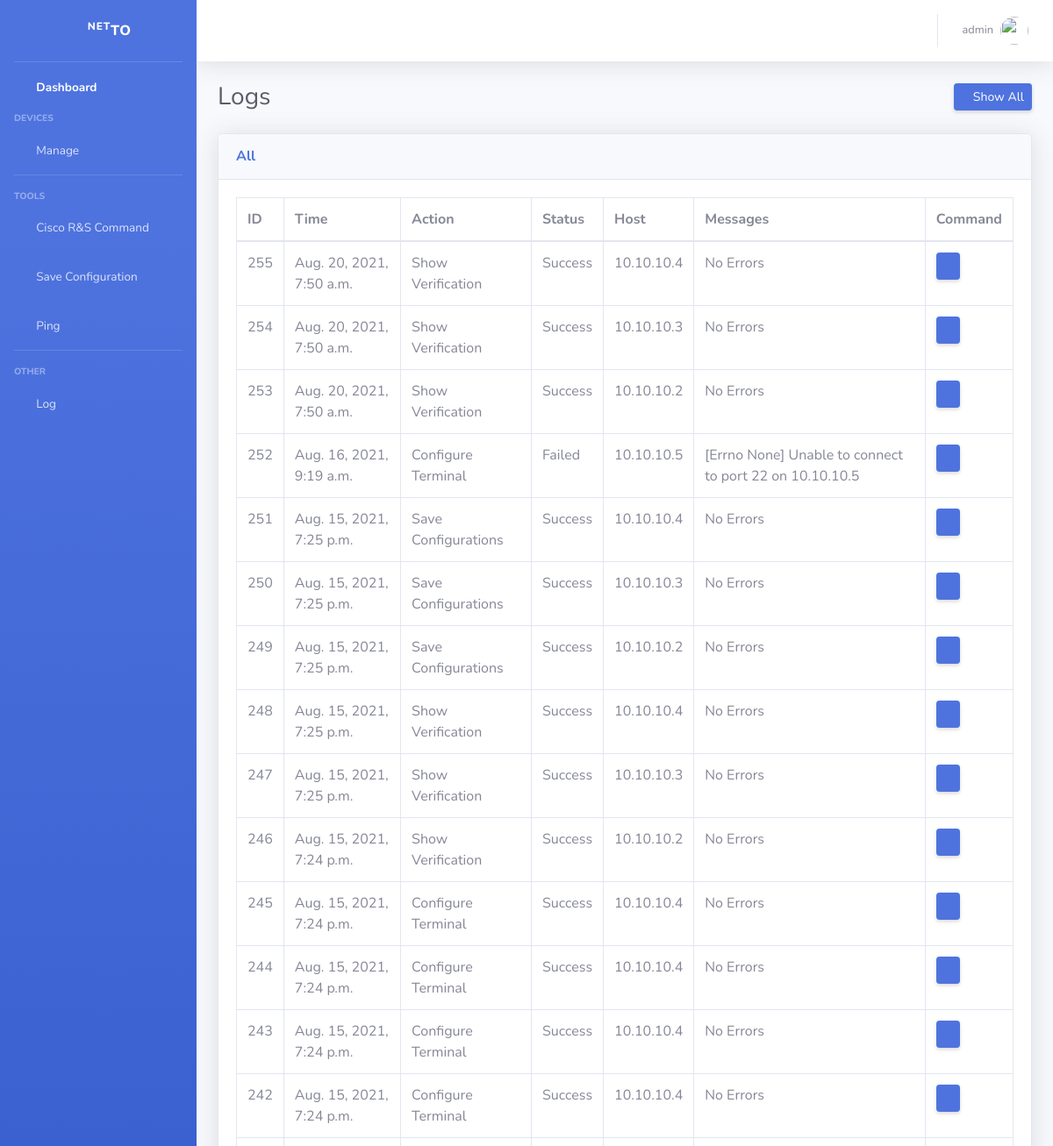
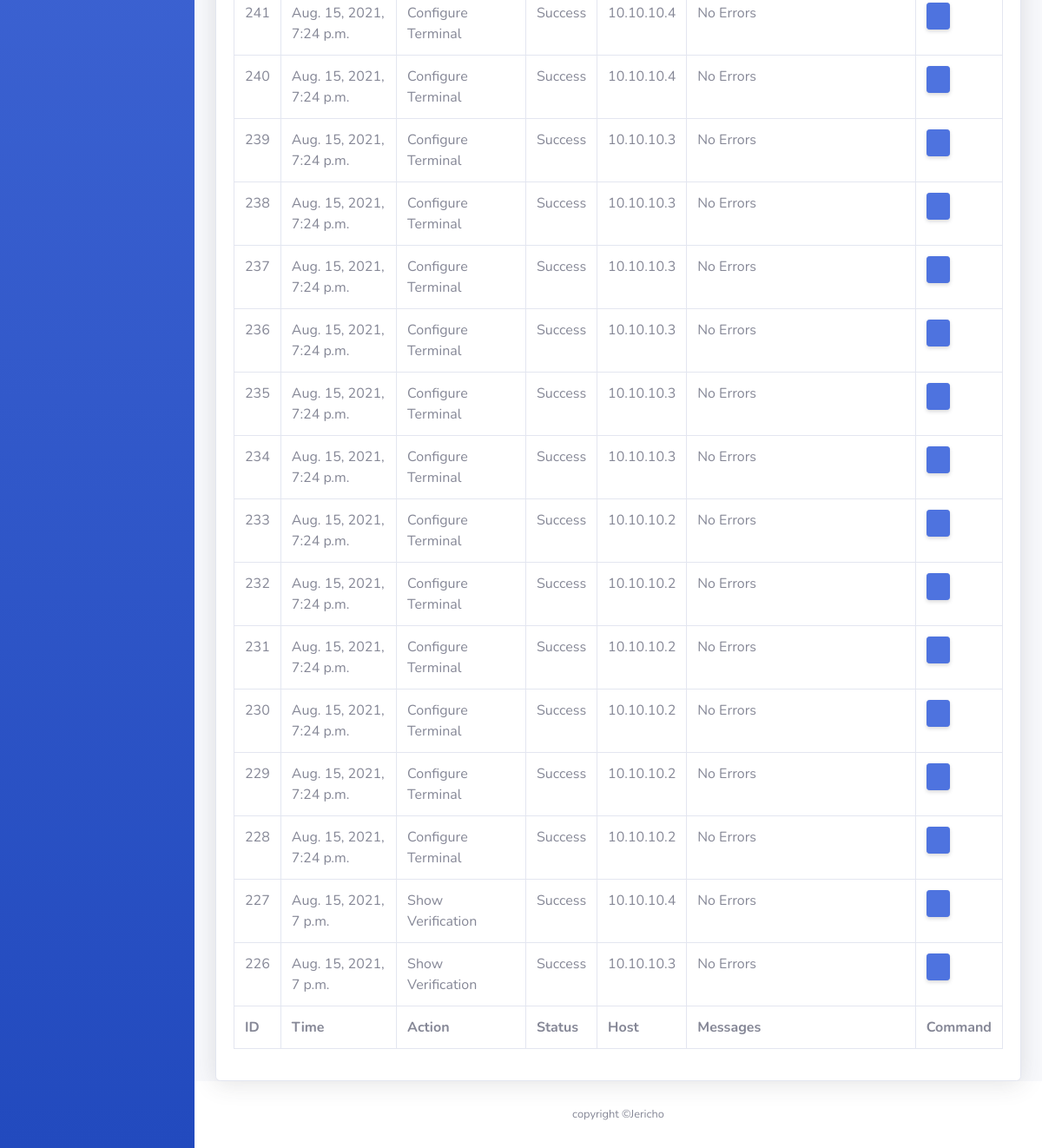
Screenshot of /netto/log/ (signed in) with the database file from the repository (2 pictures, top to bottom).
### netto/models.py (models this page shows, shortened)
class Log(models.Model):
    device_id = models.ForeignKey(Device, on_delete=models.CASCADE)
    host = models.CharField(max_length=255)
    action = models.CharField(max_length=255)
    status = models.CharField(max_length=255)
    time = models.DateTimeField(null=True)
    messages = models.CharField(max_length=255, blank=True)
    commandline = models.CharField(max_length=1000, blank=True)

### netto/views.py (the view)
# urls.py: path('log/', views.log, name='log'),
@login_required
def log(request):
    logsrec = Log.objects.all().order_by('-time')[:4]
    logs = Log.objects.all().order_by('-time')[:30]
    context = {
        'logs': logsrec,
        'total_log': len(logsrec),
        'logs1': logs
    }
    return render(request, 'netto/log.html', context)

### netto/templates/netto/log.html
{% extends 'base.html' %}
{% block pagecontent %}
<div class="d-sm-flex align-items-center justify-content-between mb-4">
    <h1 class="h3 mb-0 text-gray-800">Logs</h1>
    <a href="/admin/netto/log/" class="d-none d-sm-inline-block btn btn-sm btn-primary shadow-sm"><i class="fas fa-clipboard-list fa-sm text-white-50"></i> Show All</a>
</div>
<div class="row">
  <div class="col-xl-12 col-lg-7">
    <div class="card shadow mb-8">
      <div class="card-header py-3">
        <h6 class="m-0 font-weight-bold text-primary">All</h6>
      </div>
      <div class="card-body">
        <div class="table-responsive">
          <table class="table table-bordered" id="" width="100%" cellspacing="0">
            <thead>
              <tr>
                <th>ID</th>
                <th>Time</th>
                <th>Action</th>
                <th>Status</th>
                <th>Host</th>
                <th>Messages</th>
                <th>Command</th>
              </tr>
            </thead>
            <tfoot>
              <tr>
                <th>ID</th>
                <th>Time</th>
                <th>Action</th>
                <th>Status</th>
                <th>Host</th>
                <th>Messages</th>
                <th>Command</th>
              </tr>
            </tfoot>
            <tbody>
                {% for log in logs1 %}
              <tr>
                <td>{{log.id}}</td>
                <td>{{log.time}}</td>
                <td>{{log.action}}</td>
                <td>{{log.status}}</td>
                <td>{{log.host}}</td>
                <td>{{log.messages}}</td>
                <td> <a href="/netto/verifcli/{{log.id}}" target="_blank" class="d-none d-sm-inline-block btn btn-sm btn-primary shadow-sm"><i class="fas fa-clipboard-list fa-sm text-white-50"></i></a></td>
              </tr>
              {% endfor %}
            </tbody>
          </table>
        </div>
  </div>
  </div>
  </div>
</div>
{% endblock %}

### templates/base.html (shortened to what this page needs)
{% load static %}
<!DOCTYPE html>
<html lang="en">
<head>
  <link rel="stylesheet" type="text/css" href="https://cdn.datatables.net/1.10.20/css/jquery.dataTables.css">
  <link href="{% static  'fontawesome-free/css/all.min.css' %}" rel="stylesheet" type="text/css">
  <link href="{% static 'css/sb-admin-2.min.css' %}" rel="stylesheet">
</head>
<body id="page-top">
  <div id="wrapper">
    <ul class="navbar-nav bg-gradient-primary sidebar sidebar-dark accordion" id="accordionSidebar">
      <a class="sidebar-brand d-flex align-items-center justify-content-center" href="{% url 'index' %}">
        <div class="sidebar-brand-icon rotate-n-15">
          <i class="fas fa-dice-d6"></i>
        </div>
        <div class="sidebar-brand-text mx-3"><sup>Net</sup>to</div>
      </a>
      <hr class="sidebar-divider my-0">
      <li class="nav-item active">
        <a class="nav-link" href="{% url 'index' %}">
          <i class="fas fa-fw fa-tachometer-alt"></i>
          <span>Dashboard</span></a>
      </li>
      <div class="sidebar-heading">
        Devices
      </div>
      <li class="nav-item">
        <a class="nav-link collapsed" href="#" data-toggle="collapse" data-target="#collapseManage"
          aria-expanded="true" aria-controls="collapseUtilities">
          <i class="fas fa-fw fa-server"></i>
          <span>Manage</span>
        </a>
      </li>
      <hr class="sidebar-divider">
      <div class="sidebar-heading">
        Tools
      </div>
      <li class="nav-item">
        <a class="nav-link" href="{% url 'configt' %}">
          <i class="fas fa-fw fa-terminal"></i>
          <span>Cisco R&S Command</span></a>
      </li>
      <li class="nav-item">
        <a class="nav-link" href="{% url 'saveconf' %}">
          <i class="fas fa-fw fa-cog"></i>
          <span>Save Configuration</span>
        </a>
      </li>
      <li class="nav-item">
        <a class="nav-link" href="{% url 'pinging' %}">
          <i class="fas fa-fw fa-hands-helping"></i>
          <span>Ping</span></a>
      </li>
      <hr class="sidebar-divider">
      <div class="sidebar-heading">
        Other
      </div>
      <li class="nav-item">
        <a class="nav-link" href="{% url 'log' %}">
          <i class="fas fa-fw fa-table"></i>
          <span>Log</span></a>
      </li>
    </ul>
    <div id="content-wrapper" class="d-flex flex-column">
      <div id="content">
        <nav class="navbar navbar-expand navbar-light bg-white topbar mb-4 static-top shadow">
          <ul class="navbar-nav ml-auto">
            <li class="nav-item dropdown no-arrow">
              <a class="nav-link dropdown-toggle" href="#" id="userDropdown" role="button" data-toggle="dropdown"
              aria-haspopup="true" aria-expanded="false">
                <span class="mr-2 d-none d-lg-inline text-gray-600 small">{{request.user.username}}</span>
                <img class="img-profile rounded-circle" src="{% static 'image/bg-login.jpg'%}">
              </a>
            </li>
          </ul>
        </nav>
        <div class="container-fluid">
            {% block pagecontent %}
            {% endblock%}
        </div>
      </div>
      <footer class="sticky-footer bg-white">
        <div class="container my-auto">
          <div class="copyright text-center my-auto">
            <span>copyright &copy;Jericho</span>
          </div>
        </div>
      </footer>
    </div>
  </div>
</body>

### rows the page displays
Log: id "255", time "Aug. 20, 2021, 7:50 a.m.", action "Show Verification", status "Success", host "10.10.10.4", messages "No Errors"
Log: id "254", time "Aug. 20, 2021, 7:50 a.m.", action "Show Verification", status "Success", host "10.10.10.3", messages "No Errors"
Log: id "253", time "Aug. 20, 2021, 7:50 a.m.", action "Show Verification", status "Success", host "10.10.10.2", messages "No Errors"
Log: id "252", time "Aug. 16, 2021, 9:19 a.m.", action "Configure Terminal", status "Failed", host "10.10.10.5", messages "[Errno None] Unable to connect to port 22 on 10.10.10.5"
Log: id "251", time "Aug. 15, 2021, 7:25 p.m.", action "Save Configurations", status "Success", host "10.10.10.4", messages "No Errors"
Log: id "250", time "Aug. 15, 2021, 7:25 p.m.", action "Save Configurations", status "Success", host "10.10.10.3", messages "No Errors"
Log: id "249", time "Aug. 15, 2021, 7:25 p.m.", action "Save Configurations", status "Success", host "10.10.10.2", messages "No Errors"
Log: id "248", time "Aug. 15, 2021, 7:25 p.m.", action "Show Verification", status "Success", host "10.10.10.4", messages "No Errors"
Log: id "247", time "Aug. 15, 2021, 7:25 p.m.", action "Show Verification", status "Success", host "10.10.10.3", messages "No Errors"
Log: id "246", time "Aug. 15, 2021, 7:24 p.m.", action "Show Verification", status "Success", host "10.10.10.2", messages "No Errors"
Log: id "245", time "Aug. 15, 2021, 7:24 p.m.", action "Configure Terminal", status "Success", host "10.10.10.4", messages "No Errors"
Log: id "244", time "Aug. 15, 2021, 7:24 p.m.", action "Configure Terminal", status "Success", host "10.10.10.4", messages "No Errors"
Log: id "243", time "Aug. 15, 2021, 7:24 p.m.", action "Configure Terminal", status "Success", host "10.10.10.4", messages "No Errors"
Log: id "242", time "Aug. 15, 2021, 7:24 p.m.", action "Configure Terminal", status "Success", host "10.10.10.4", messages "No Errors"
Log: id "241", time "Aug. 15, 2021, 7:24 p.m.", action "Configure Terminal", status "Success", host "10.10.10.4", messages "No Errors"
Log: id "240", time "Aug. 15, 2021, 7:24 p.m.", action "Configure Terminal", status "Success", host "10.10.10.4", messages "No Errors"
Log: id "239", time "Aug. 15, 2021, 7:24 p.m.", action "Configure Terminal", status "Success", host "10.10.10.3", messages "No Errors"
Log: id "238", time "Aug. 15, 2021, 7:24 p.m.", action "Configure Terminal", status "Success", host "10.10.10.3", messages "No Errors"
Log: id "237", time "Aug. 15, 2021, 7:24 p.m.", action "Configure Terminal", status "Success", host "10.10.10.3", messages "No Errors"
Log: id "236", time "Aug. 15, 2021, 7:24 p.m.", action "Configure Terminal", status "Success", host "10.10.10.3", messages "No Errors"
Log: id "235", time "Aug. 15, 2021, 7:24 p.m.", action "Configure Terminal", status "Success", host "10.10.10.3", messages "No Errors"
Log: id "234", time "Aug. 15, 2021, 7:24 p.m.", action "Configure Terminal", status "Success", host "10.10.10.3", messages "No Errors"
Log: id "233", time "Aug. 15, 2021, 7:24 p.m.", action "Configure Terminal", status "Success", host "10.10.10.2", messages "No Errors"
Log: id "232", time "Aug. 15, 2021, 7:24 p.m.", action "Configure Terminal", status "Success", host "10.10.10.2", messages "No Errors"
Log: id "231", time "Aug. 15, 2021, 7:24 p.m.", action "Configure Terminal", status "Success", host "10.10.10.2", messages "No Errors"
Log: id "230", time "Aug. 15, 2021, 7:24 p.m.", action "Configure Terminal", status "Success", host "10.10.10.2", messages "No Errors"
Log: id "229", time "Aug. 15, 2021, 7:24 p.m.", action "Configure Terminal", status "Success", host "10.10.10.2", messages "No Errors"
Log: id "228", time "Aug. 15, 2021, 7:24 p.m.", action "Configure Terminal", status "Success", host "10.10.10.2", messages "No Errors"
Log: id "227", time "Aug. 15, 2021, 7 p.m.", action "Show Verification", status "Success", host "10.10.10.4", messages "No Errors"
Log: id "226", time "Aug. 15, 2021, 7 p.m.", action "Show Verification", status "Success", host "10.10.10.3", messages "No Errors"

### other values shown
{{ request.user.username }} "admin"
